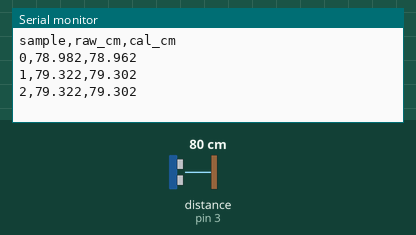
This sketch was run on a simulated Arduino Uno, built with avr-gcc and run on an emulated ATmega328P. Shown: the last lines printed to the serial monitor. Wiring (inferred from the names in the program): ultrasonic range finder: trigger pin 2; echo pin 3. Inputs (shaded band) come from the test bench; at power-on: distance to the obstacle (sensor on pin 3) 80 cm. The echo pulse lasts 58.3 µs per cm.

Above: at 1.3 s.
1.4 s: distance to the obstacle (sensor on pin 3) set to 2 cm
At 1.9 s:
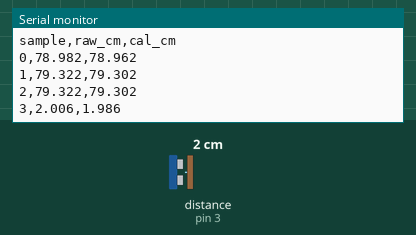
2.9 s: distance to the obstacle (sensor on pin 3) set to 4 cm
At 3.4 s:
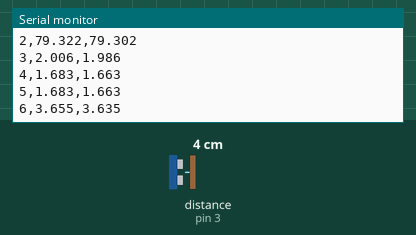
Timing chart, 0 to 5.9 s (numbered marks = the images above; inputs shaded):
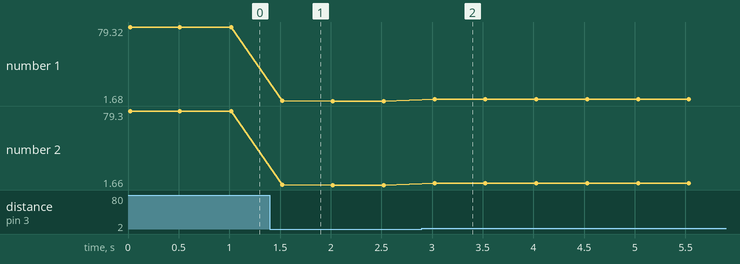

Measured:
- after the input at 1.4 s, the serial monitor: prints a new line after 0.12 s (image 1)
- after the input at 2.9 s, the serial monitor: prints a new line after 0.12 s (image 2)
- plotted number 1: 79.32 → 1.68 after the input at 1.4 s, 1.68 → 3.67 after the input at 2.9 s
- plotted number 2: 79.3 → 1.66 after the input at 1.4 s, 1.66 → 3.65 after the input at 2.9 s

The sketch:

sonar_test.ino
```cpp
#define TRIG 2
#define ECHO 3

long duration;
float distance_raw;      // raw sonar distance (cm)
float distance_cal;      // calibrated distance (cm)

int count = 0;          // number of samples taken
int maxCount = 100;      // stop after 50 readings

// Calibration offset (from your Excel analysis)
// d_cal = d_raw - offset
const float SONAR_OFFSET = 0.0203;   // cm

void setup() {
  Serial.begin(9600);
  pinMode(TRIG, OUTPUT);
  pinMode(ECHO, INPUT);

  // ---- CSV header () ----
  // Format: sample,cal_cm
  Serial.println("sample,raw_cm,cal_cm");
}

void loop() {

  // Stop after N samples
  if (count >= maxCount) {
    while (1);   // freeze program
  }

  // ---- Sonar trigger pulse ----
  digitalWrite(TRIG, LOW);
  delayMicroseconds(2);
  digitalWrite(TRIG, HIGH);
  delayMicroseconds(10);
  digitalWrite(TRIG, LOW);

  // ---- Read echo pulse ----
  duration = pulseIn(ECHO, HIGH);

  // ---- Raw distance in cm ----
  distance_raw = duration * 0.034 / 2;

  // ---- Apply calibration offset ----
  distance_cal = distance_raw - SONAR_OFFSET;

  // ---- CSV-style output: sample,raw_cm,cal_cm ----
  Serial.print(count);
  Serial.print(",");
  Serial.print(distance_raw, 3);   // 3 decimal places
  Serial.print(",");
  Serial.println(distance_cal, 3); // newline ends the row

  count++;       // increase sample count
  delay(500);    // small delay between samples
}
```
